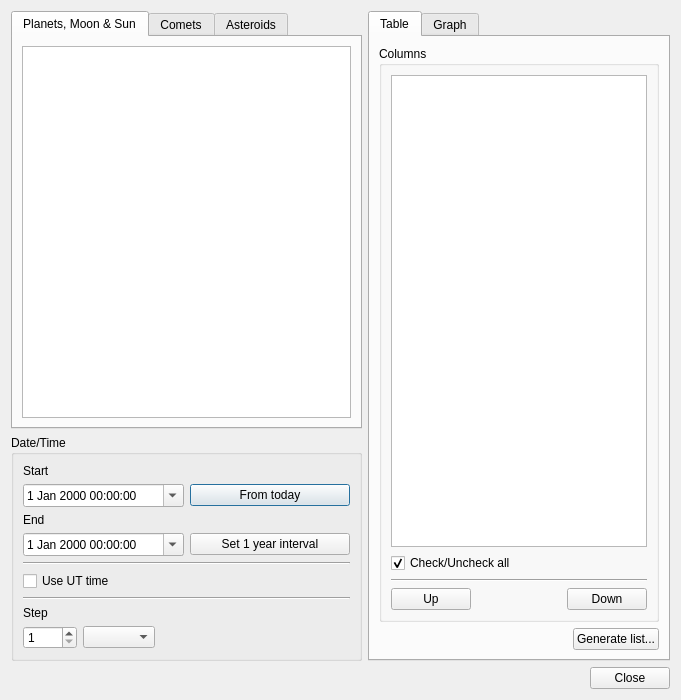
<?xml version="1.0" encoding="UTF-8"?>
<ui version="4.0">
 <class>CEphList</class>
 <widget class="QDialog" name="CEphList">
  <property name="geometry">
   <rect>
    <x>0</x>
    <y>0</y>
    <width>681</width>
    <height>700</height>
   </rect>
  </property>
  <property name="windowTitle">
   <string>Ephemeris list</string>
  </property>
  <layout class="QVBoxLayout" name="verticalLayout_12">
   <item>
    <layout class="QHBoxLayout" name="horizontalLayout_2" stretch="1,0">
     <item>
      <layout class="QVBoxLayout" name="verticalLayout_4">
       <item>
        <widget class="QTabWidget" name="tabWidget">
         <property name="currentIndex">
          <number>0</number>
         </property>
         <widget class="QWidget" name="tab">
          <attribute name="title">
           <string>Planets, Moon &amp;&amp; Sun</string>
          </attribute>
          <layout class="QVBoxLayout" name="verticalLayout_5">
           <item>
            <widget class="QListWidget" name="listWidget">
             <property name="alternatingRowColors">
              <bool>true</bool>
             </property>
            </widget>
           </item>
          </layout>
         </widget>
         <widget class="QWidget" name="tab_2">
          <attribute name="title">
           <string>Comets</string>
          </attribute>
          <layout class="QVBoxLayout" name="verticalLayout_9">
           <item>
            <widget class="QListWidget" name="listWidget_3">
             <property name="alternatingRowColors">
              <bool>true</bool>
             </property>
            </widget>
           </item>
          </layout>
         </widget>
         <widget class="QWidget" name="tab_3">
          <attribute name="title">
           <string>Asteroids</string>
          </attribute>
          <layout class="QVBoxLayout" name="verticalLayout_10">
           <item>
            <widget class="QListWidget" name="listWidget_4">
             <property name="alternatingRowColors">
              <bool>true</bool>
             </property>
            </widget>
           </item>
          </layout>
         </widget>
        </widget>
       </item>
       <item>
        <widget class="QGroupBox" name="groupBox_2">
         <property name="title">
          <string>Date/Time</string>
         </property>
         <layout class="QVBoxLayout" name="verticalLayout_7">
          <item>
           <layout class="QVBoxLayout" name="verticalLayout_6">
            <item>
             <widget class="QLabel" name="label">
              <property name="text">
               <string>Start</string>
              </property>
             </widget>
            </item>
            <item>
             <layout class="QHBoxLayout" name="horizontalLayout_12">
              <item>
               <widget class="QDateTimeEdit" name="dateTimeEdit">
                <property name="calendarPopup">
                 <bool>true</bool>
                </property>
                <property name="timeSpec">
                 <enum>Qt::UTC</enum>
                </property>
               </widget>
              </item>
              <item>
               <widget class="QPushButton" name="pushButton_7">
                <property name="text">
                 <string>From today</string>
                </property>
               </widget>
              </item>
             </layout>
            </item>
            <item>
             <widget class="QLabel" name="label_2">
              <property name="text">
               <string>End</string>
              </property>
             </widget>
            </item>
            <item>
             <layout class="QHBoxLayout" name="horizontalLayout_9">
              <item>
               <widget class="QDateTimeEdit" name="dateTimeEdit_2">
                <property name="calendarPopup">
                 <bool>true</bool>
                </property>
                <property name="timeSpec">
                 <enum>Qt::UTC</enum>
                </property>
               </widget>
              </item>
              <item>
               <widget class="QPushButton" name="pushButton_6">
                <property name="text">
                 <string>Set 1 year interval</string>
                </property>
               </widget>
              </item>
             </layout>
            </item>
            <item>
             <widget class="Line" name="line_2">
              <property name="orientation">
               <enum>Qt::Horizontal</enum>
              </property>
             </widget>
            </item>
            <item>
             <widget class="QCheckBox" name="checkBox">
              <property name="text">
               <string>Use UT time</string>
              </property>
             </widget>
            </item>
            <item>
             <widget class="Line" name="line_3">
              <property name="orientation">
               <enum>Qt::Horizontal</enum>
              </property>
             </widget>
            </item>
            <item>
             <widget class="QLabel" name="label_3">
              <property name="text">
               <string>Step</string>
              </property>
             </widget>
            </item>
            <item>
             <layout class="QHBoxLayout" name="horizontalLayout_3">
              <item>
               <widget class="QSpinBox" name="spinBox">
                <property name="minimum">
                 <number>1</number>
                </property>
                <property name="maximum">
                 <number>1000</number>
                </property>
               </widget>
              </item>
              <item>
               <widget class="QComboBox" name="comboBox"/>
              </item>
              <item>
               <spacer name="horizontalSpacer_3">
                <property name="orientation">
                 <enum>Qt::Horizontal</enum>
                </property>
                <property name="sizeHint" stdset="0">
                 <size>
                  <width>40</width>
                  <height>20</height>
                 </size>
                </property>
               </spacer>
              </item>
             </layout>
            </item>
           </layout>
          </item>
         </layout>
        </widget>
       </item>
      </layout>
     </item>
     <item>
      <layout class="QVBoxLayout" name="verticalLayout">
       <item>
        <layout class="QHBoxLayout" name="horizontalLayout_6">
         <item>
          <layout class="QHBoxLayout" name="horizontalLayout_4">
           <item>
            <widget class="QTabWidget" name="tabWidget_2">
             <property name="currentIndex">
              <number>0</number>
             </property>
             <widget class="QWidget" name="tab_4">
              <attribute name="title">
               <string>Table</string>
              </attribute>
              <layout class="QVBoxLayout" name="verticalLayout_8">
               <item>
                <widget class="QGroupBox" name="groupBox">
                 <property name="title">
                  <string>Columns</string>
                 </property>
                 <layout class="QVBoxLayout" name="verticalLayout_3">
                  <item>
                   <layout class="QVBoxLayout" name="verticalLayout_2">
                    <item>
                     <widget class="QListWidget" name="listWidget_2">
                      <property name="alternatingRowColors">
                       <bool>true</bool>
                      </property>
                     </widget>
                    </item>
                    <item>
                     <widget class="QCheckBox" name="checkBox_2">
                      <property name="text">
                       <string>Check/Uncheck all</string>
                      </property>
                      <property name="checked">
                       <bool>true</bool>
                      </property>
                     </widget>
                    </item>
                    <item>
                     <widget class="Line" name="line">
                      <property name="orientation">
                       <enum>Qt::Horizontal</enum>
                      </property>
                     </widget>
                    </item>
                    <item>
                     <layout class="QHBoxLayout" name="horizontalLayout_5">
                      <item>
                       <widget class="QPushButton" name="pushButton_2">
                        <property name="text">
                         <string>Up</string>
                        </property>
                       </widget>
                      </item>
                      <item>
                       <spacer name="horizontalSpacer">
                        <property name="orientation">
                         <enum>Qt::Horizontal</enum>
                        </property>
                        <property name="sizeHint" stdset="0">
                         <size>
                          <width>40</width>
                          <height>20</height>
                         </size>
                        </property>
                       </spacer>
                      </item>
                      <item>
                       <widget class="QPushButton" name="pushButton_3">
                        <property name="text">
                         <string>Down</string>
                        </property>
                       </widget>
                      </item>
                     </layout>
                    </item>
                   </layout>
                  </item>
                 </layout>
                </widget>
               </item>
               <item>
                <layout class="QHBoxLayout" name="horizontalLayout">
                 <item>
                  <spacer name="horizontalSpacer_2">
                   <property name="orientation">
                    <enum>Qt::Horizontal</enum>
                   </property>
                   <property name="sizeHint" stdset="0">
                    <size>
                     <width>40</width>
                     <height>20</height>
                    </size>
                   </property>
                  </spacer>
                 </item>
                 <item>
                  <widget class="QPushButton" name="pushButton_4">
                   <property name="text">
                    <string>Generate list...</string>
                   </property>
                   <property name="default">
                    <bool>true</bool>
                   </property>
                  </widget>
                 </item>
                </layout>
               </item>
              </layout>
             </widget>
             <widget class="QWidget" name="tab_5">
              <attribute name="title">
               <string>Graph</string>
              </attribute>
              <layout class="QVBoxLayout" name="verticalLayout_11">
               <item>
                <widget class="QLabel" name="label_4">
                 <property name="text">
                  <string>First graph</string>
                 </property>
                </widget>
               </item>
               <item>
                <layout class="QHBoxLayout" name="horizontalLayout_10" stretch="2,1">
                 <item>
                  <widget class="QComboBox" name="cb_g1">
                   <property name="maxVisibleItems">
                    <number>20</number>
                   </property>
                  </widget>
                 </item>
                 <item>
                  <widget class="QCheckBox" name="cb_axis1">
                   <property name="text">
                    <string>Invert axis</string>
                   </property>
                  </widget>
                 </item>
                </layout>
               </item>
               <item>
                <widget class="QLabel" name="label_5">
                 <property name="text">
                  <string>Second graph</string>
                 </property>
                </widget>
               </item>
               <item>
                <layout class="QHBoxLayout" name="horizontalLayout_11" stretch="2,1">
                 <item>
                  <widget class="QComboBox" name="cb_g2">
                   <property name="maxVisibleItems">
                    <number>20</number>
                   </property>
                  </widget>
                 </item>
                 <item>
                  <widget class="QCheckBox" name="cb_axis2">
                   <property name="text">
                    <string>Invert axis</string>
                   </property>
                  </widget>
                 </item>
                </layout>
               </item>
               <item>
                <spacer name="verticalSpacer">
                 <property name="orientation">
                  <enum>Qt::Vertical</enum>
                 </property>
                 <property name="sizeHint" stdset="0">
                  <size>
                   <width>20</width>
                   <height>40</height>
                  </size>
                 </property>
                </spacer>
               </item>
               <item>
                <widget class="Line" name="line_4">
                 <property name="orientation">
                  <enum>Qt::Horizontal</enum>
                 </property>
                </widget>
               </item>
               <item>
                <layout class="QHBoxLayout" name="horizontalLayout_8">
                 <item>
                  <spacer name="horizontalSpacer_5">
                   <property name="orientation">
                    <enum>Qt::Horizontal</enum>
                   </property>
                   <property name="sizeHint" stdset="0">
                    <size>
                     <width>40</width>
                     <height>20</height>
                    </size>
                   </property>
                  </spacer>
                 </item>
                 <item>
                  <widget class="QPushButton" name="pushButton_5">
                   <property name="text">
                    <string>Generate graph...</string>
                   </property>
                  </widget>
                 </item>
                </layout>
               </item>
              </layout>
             </widget>
            </widget>
           </item>
          </layout>
         </item>
        </layout>
       </item>
      </layout>
     </item>
    </layout>
   </item>
   <item>
    <layout class="QHBoxLayout" name="horizontalLayout_7">
     <item>
      <spacer name="horizontalSpacer_4">
       <property name="orientation">
        <enum>Qt::Horizontal</enum>
       </property>
       <property name="sizeHint" stdset="0">
        <size>
         <width>40</width>
         <height>20</height>
        </size>
       </property>
      </spacer>
     </item>
     <item>
      <widget class="QPushButton" name="pushButton">
       <property name="sizePolicy">
        <sizepolicy hsizetype="Maximum" vsizetype="Fixed">
         <horstretch>0</horstretch>
         <verstretch>0</verstretch>
        </sizepolicy>
       </property>
       <property name="text">
        <string>Close</string>
       </property>
      </widget>
     </item>
    </layout>
   </item>
  </layout>
 </widget>
 <resources/>
 <connections/>
</ui>
